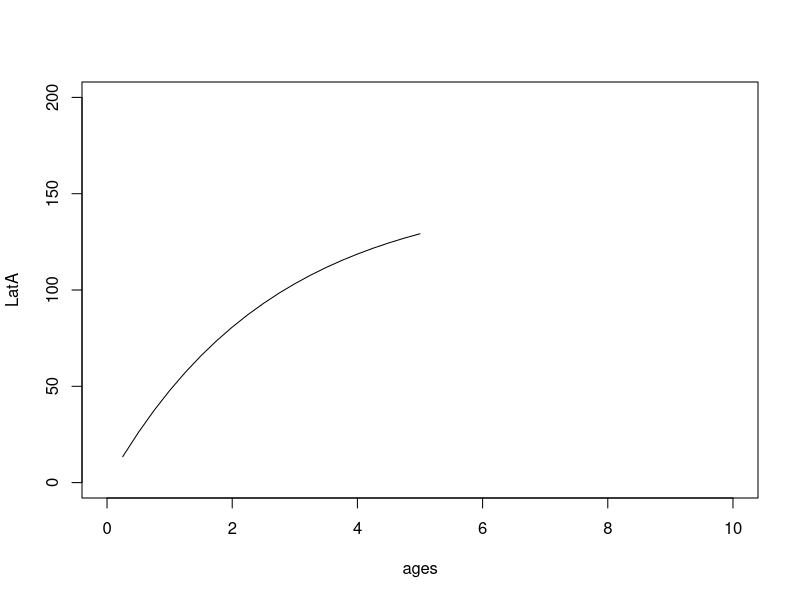
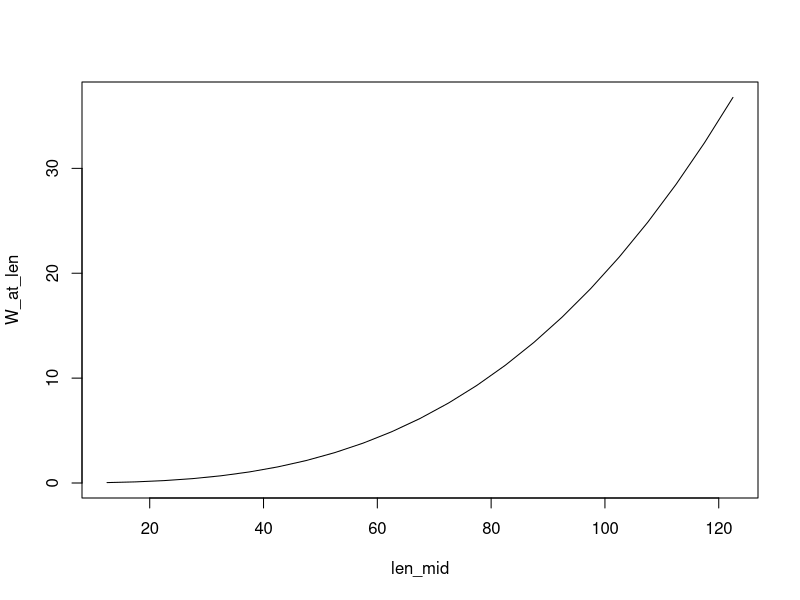
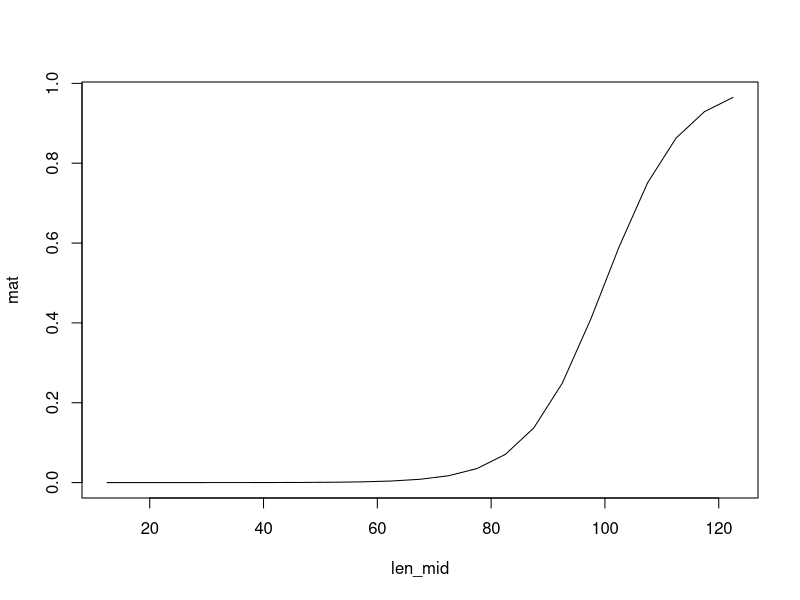
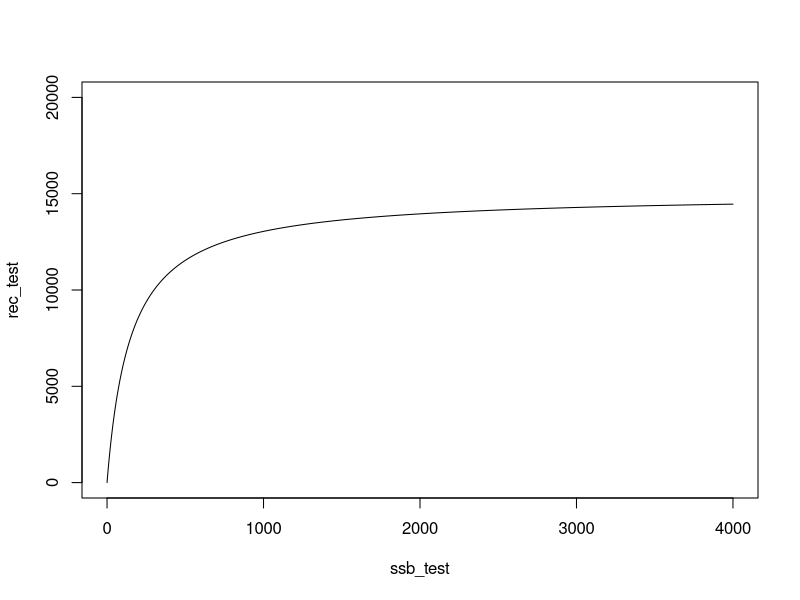
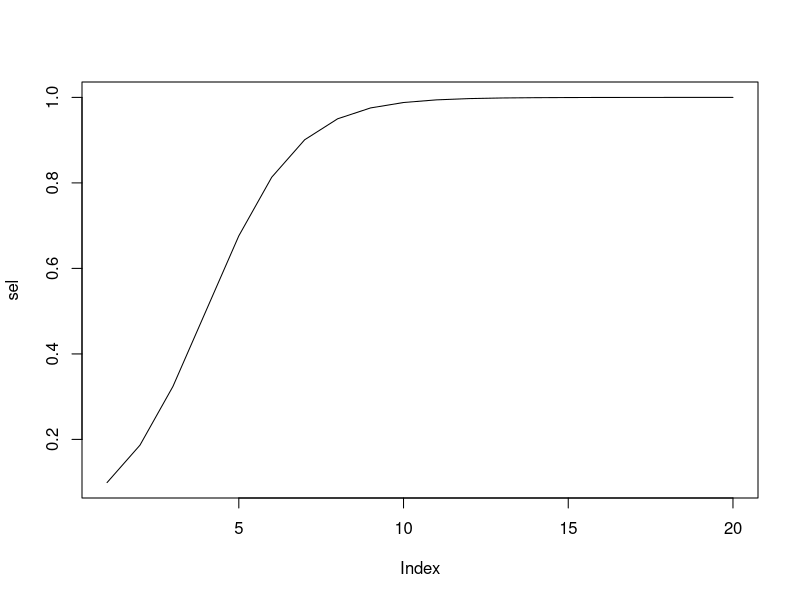

These charts were generated, in order, by the following R code:
#
# operating model M11: Tuna, Asymptotic, Age-dependent
#-----------------------------------------------------
#---------------------------------------------------

# define functions
VB_func<-function(Linf,k,t0,age)
{
  Lt = Linf*(1-exp(-k*(age-t0))) # po is the length of age 0 fish.
  return(Lt)
}

mat_func<-function(L50,L95,length)
{
  b1=log(0.95/0.05)/(L95-L50)
  bo = -L50*b1
  logit_pt =  bo+b1*length
  matp= exp(logit_pt)/(1+exp(logit_pt))
  return(matp)
}

#---------------------------------------------------------------------------------
# define biological and fishing variables

nyear<-100 # number of years
rec.age<-0.25 # the age of recruitment to fishery (one quater)
first.year<-2020 # the first year of projection

# biological variables
max_age<-5 # number of ages

ages<-seq(rec.age,max_age,0.25) # list of ages in the simulation
years<-c(first.year:(first.year+nyear-1)) # list of years in the simulation

nage=length(ages)

len_mid<-seq(12.5,122.5,5)
len_border<-seq(10,125,5)
len_border[1]=-Inf
len_border[length(len_border)]=Inf
nlen<-length(len_mid)
len_lower=len_border[1:nlen]
len_upper=len_border[2:(nlen+1)]

M=0.2 # quaterly natural mortality
init_Z=0.1 # initial total mortality lead to equilibrium age structure

vbk=0.38
Linf=152
t0=1/Linf

LatA=VB_func(Linf,vbk,t0,ages)
plot(ages,LatA,type="l",ylim=c(0,200),xlim=c(0,10))

# weigth at length
a=2e-5; b=3
W_at_len = a*(len_mid^b)
plot(len_mid,W_at_len,type="l")

# maturation at length
mat_L50=100; mat_L95=120
mat=mat_func(mat_L50,mat_L95,len_mid)

plot(len_mid,mat,type="l")

cv_L=0.2 # the coefficient of variance in length at age at the beginning year
cv_inc=0.3 # the coefficient of variance in growth increment

std_logR=0.5 # standard deviation of recruitment
std_logN0=0.3 # standar deviation of initial number at age

# SR relationship (BH model) aS/(b+S)
alpha=15000
beta=150

ssb_test=seq(0,4000,1)
rec_test=alpha*ssb_test/(beta+ssb_test)

plot(ssb_test,rec_test,ylim=c(0,20000),type="l")

# age-length tansition matrix
pla=matrix(NA,nrow=nage,ncol=nlen) # transfer age to length
ml=VB_func(Linf,vbk,t0,ages)
sl=cv_L*ml
for(i in 1:nlen){
  pla[,i]=pnorm(len_border[i+1],ml,sl)-pnorm(len_border[i],ml,sl)
}

# survey variables

std_SN=0.1 # survey measurement error

q_surv_L50=30 # survey catchability at length
q_surv_L95=50
q_surv=mat_func(q_surv_L50,q_surv_L95,len_mid)

# fishing variable

sel_A50=1 # fishing selectivity at length
sel_A95=2
sel=mat_func(sel_A50,sel_A95,ages)
plot(sel,type="l")

#-------------------------------------------------------------------------------------------------
# start the simulation
setwd("E:\\simulation study\\operating models\\M11")

for(iter in 4:100){
  
  # to mimic continuous recruitment, tuna population dynamics is modelled as quater time step
  nstep=nyear*4
  
  # recruitment
  Rec<-rep(NA,nstep)
  R_init=10000 # initial number of recruitment(unit in '000)
  set.seed(iter)
  dev_logR = arima.sim(list(order=c(1,0,0), ar=0.1), n=nstep)*std_logR # std of rec is 0.2
  for(i in 1:nstep){
    Rec[i]<-exp(log(R_init)+dev_logR[i])
  }
  
  # mortality
  Z_at_age<-matrix(NA,nrow=nstep,ncol=nage) # total mortality at age
  F_at_age<-matrix(NA,nrow=nstep,ncol=nage) # fishing mortality at age
  M_at_age<-matrix(M,nrow=nstep,ncol=nage) # natural mortality at age
  set.seed(iter)
  F_yr<-0.2*exp(arima.sim(list(order=c(1,0,0), ar=0.75), n=nstep)*0.2) # annual fishing mortality
  for(i in 1:nstep){
    F_at_age[i,]<-F_yr[i]*sel
    Z_at_age[i,]<-F_at_age[i,]+M_at_age[i,]
  }
  
  # first year age structure
  set.seed(iter)
  N0_at_age = rep(NA,nage)
  dev_logN0 = rnorm((nage-1),0,std_logN0) # std of N0 is 0.3
  N0_at_age[1]<-Rec[1]
  for(i in 2:nage){
    N0_at_age[i]=N0_at_age[i-1]*exp(-init_Z+dev_logN0[i-1])
  }
  
  # age-based cohort dynamics
  
  # define variables
  N_at_age<-matrix(NA,nrow=nstep,ncol=nage) # abundance at age
  N_at_len<-matrix(NA,nrow=nstep,ncol=nlen) # abundance at length
  B_at_len<-matrix(NA,nrow=nstep,ncol=nlen) # biomass at length
  SB_at_len<-matrix(NA,nrow=nstep,ncol=nlen) # spawning biomass at length
  CN_at_age<-matrix(NA,nrow=nstep,ncol=nage) # catch number at age
  CN_at_len<-matrix(NA,nrow=nstep,ncol=nlen) # catch number at length
  CB_at_len<-matrix(NA,nrow=nstep,ncol=nlen) # catch biomass at length
  SSB=rep(NA,nstep)
  TN=rep(NA,nstep)
  TB=rep(NA,nstep)
  CN=rep(NA,nstep)
  CB=rep(NA,nstep)
  
  # Initialization
  N_at_age[1,]=N0_at_age
  N_at_len[1,]=N_at_age[1,]%*%pla
  B_at_len[1,]=N_at_len[1,]*W_at_len
  SB_at_len[1,]=B_at_len[1,]*mat
  SSB[1]=sum(SB_at_len[1,])
  
  # forward dynamics
  for(i in 2:nstep)
  {
    # recruitment process
    logR=log(alpha*SSB[i-1]/(beta + SSB[i-1])) # BH model
    Rec[i]<-exp(logR+dev_logR[i]) # add autocorrelated error
    N_at_age[i,1]<-Rec[i]
    
    for(j in 2:(nage-1))
    {
      # survival process
      N_at_age[i,j]<-N_at_age[i-1,j-1]*exp(-Z_at_age[i-1,j-1])
    }
    # plus group
    N_at_age[i,nage]<-N_at_age[i-1,nage-1]*exp(-Z_at_age[i-1,nage-1]) + N_at_age[i-1,nage]*exp(-Z_at_age[i-1,nage])
    
    N_at_len[i,]=N_at_age[i,]%*%pla
    B_at_len[i,]=N_at_len[i,]*W_at_len
    SB_at_len[i,]=B_at_len[i,]*mat
    SSB[i]=sum(SB_at_len[i,])
    
  }
  
  # derive other quantities
  for(i in 1:nstep)
  {
    for(j in 1:nage)
    {
      CN_at_age[i,j]=N_at_age[i,j]*(1-exp(-Z_at_age[i,j]))*(F_at_age[i,j]/Z_at_age[i,j])
    }
    CN_at_len[i,]=CN_at_age[i,]%*%pla
    CB_at_len[i,]=CN_at_len[i,]*W_at_len
    TN[i]=sum(N_at_len[i,])
    TB[i]=sum(B_at_len[i,])
    CN[i]=sum(CN_at_len[i,])
    CB[i]=sum(CB_at_len[i,])
  }
  
  # calculate research vessel survey index
  
  RVN_at_len=matrix(NA,nrow=nstep,ncol=nlen)
  RVB_at_len=matrix(NA,nrow=nstep,ncol=nlen)
  
  set.seed(iter)
  surv_error<-rnorm(nstep,0,std_SN)
  for(i in 1:nstep)
  {
    RVN_at_len[i,]=N_at_len[i,]*q_surv*exp(surv_error[i])
    RVB_at_len[i,]=RVN_at_len[i,]*W_at_len
  }
  
  for(i in 1:nstep)
  {
    for(j in 1:nlen)
    {
      if(RVN_at_len[i,j]<1e-6){RVN_at_len[i,j]=1e-6}
    }
  }
  
  RVN=rowSums(RVN_at_len)
  RVB=rowSums(RVB_at_len)
  
  sim.data=list(
    SN_at_len = RVN_at_len[381:400,],
    q_surv = q_surv,
    len_mid = len_mid,
    nstep=(nyear-95)*4,
    nage=nage,
    nlen=nlen,
    ages=seq(0.25,5,0.25),
    weight=matrix(rep(W_at_len,(nyear-95)*4),nrow=nlen,ncol=(nyear-95)*4),
    mat=matrix(rep(mat,(nyear-95)*4),nrow=nlen,ncol=(nyear-95)*4),
    
    sel = sel,
    F_at_age = F_at_age[381:400,],
    M_at_age = M_at_age[381:400,],
    N_at_len = N_at_len[381:400,],
    N_at_age = N_at_age[381:400,],
    B_at_len = B_at_len[381:400,],
    SB_at_len = SB_at_len[381:400,],
    CN_at_len = CN_at_len[381:400,],
    CN_at_age = CN_at_age[381:400,],
    CB_at_len = CB_at_len[381:400,],
    RVN_at_len = RVN_at_len[381:400,],
    RVB_at_len = RVB_at_len[381:400,],
    Rec = N_at_age[381:400,1],
    TN = TN[381:400],
    TB = TB[381:400],
    CN = CN[381:400],
    CB = CB[381:400],
    SSB = SSB[381:400]
  )
  
  save(sim.data,file=paste0("sim_rep",iter))
}
